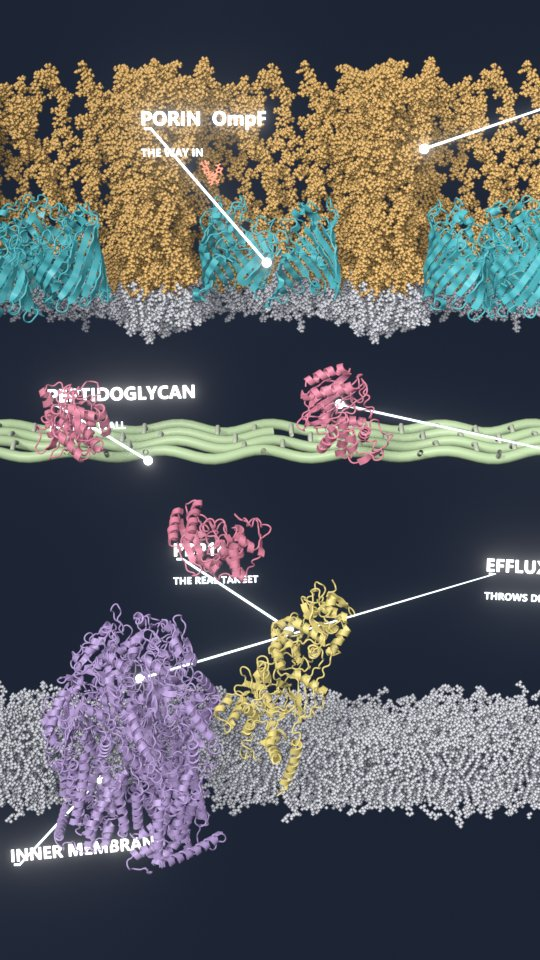
#> input picture posts/shorts-pipeline/proc-08-look-test.jpg, 540 x 960 px, given in place of _tmp.png, which was not available
$ python make_thumbs.py
#> lines starting #> are read from the running program, lines starting #| are printed output that depends on the picture
"""Episode 3 thumbnails from the rendered picture layers (no HUD text in them).

  python episodes/ep03-where-it-comes-from/scripts/make_thumbs.py

Landscape A: the plasmid with the bla gene lit (frame 33 s of ep3_wide_base.mp4), headline WHERE RESISTANCE COMES FROM.
Landscape B: the two cells and the pilus (55 s), headline BACTERIA HAVE SEX.
Vertical (Short): the plasmid frame of film3_short.mp4 (20 s), headline IT WAS HANDED IT.
"""
import os, subprocess
from PIL import Image, ImageDraw, ImageFont, ImageFilter

EP = os.path.dirname(os.path.dirname(os.path.abspath(__file__)))
R = os.path.join(EP, 'renders')
T = os.path.join(EP, 'thumbs')
FONT_B = 'C:/Windows/Fonts/segoeuib.ttf'
GOLD = (255, 204, 77)
WHITE = (245, 245, 245)


def frame(video, t, out):
#> called with t = 33
    subprocess.run(['ffmpeg', '-y', '-v', 'error', '-ss', str(t), '-i', video, '-frames:v', '1', out], check=True)
#> (this line was passed over: subprocess is not available in this run)
    return Image.open(out).convert('RGB')
#> returned value is the input picture: PIL image 540x960 RGB; mean R, G, B 90.1, 90.9, 93.3


def text_block(im, lines, y0, align='left', margin=0.06, shadow=True):
    W, H = im.size
    d = ImageDraw.Draw(im)
    y = y0
    for txt, size_frac, color in lines:
        f = ImageFont.truetype(FONT_B, int(H * size_frac))
        tw = d.textlength(txt, font=f)
        maxw = W * (1 - 2 * margin)
        if tw > maxw:                      # shrink to fit the width
            f = ImageFont.truetype(FONT_B, int(H * size_frac * maxw / tw))
            tw = d.textlength(txt, font=f)
        x = int(W * margin) if align == 'left' else (W - tw) / 2
        if shadow:
            for dx, dy in ((3, 3), (-2, 2), (2, -2), (-2, -2)):
                d.text((x + dx, y + dy), txt, font=f, fill=(0, 0, 0))
        d.text((x, y), txt, font=f, fill=color)
        y += int(H * size_frac * 1.12)
    return y


def darken_band(im, y0, y1, alpha=150):
#> called with y0 = 528, y1 = 960, alpha = 190
    ov = Image.new('RGBA', im.size, (0, 0, 0, 0))
#> ov: PIL image 540x960 RGBA; every value is 0
    ImageDraw.Draw(ov).rectangle((0, y0, im.size[0], y1), fill=(5, 8, 18, alpha))
    ov = ov.filter(ImageFilter.GaussianBlur(40))
    return Image.alpha_composite(im.convert('RGBA'), ov).convert('RGB')
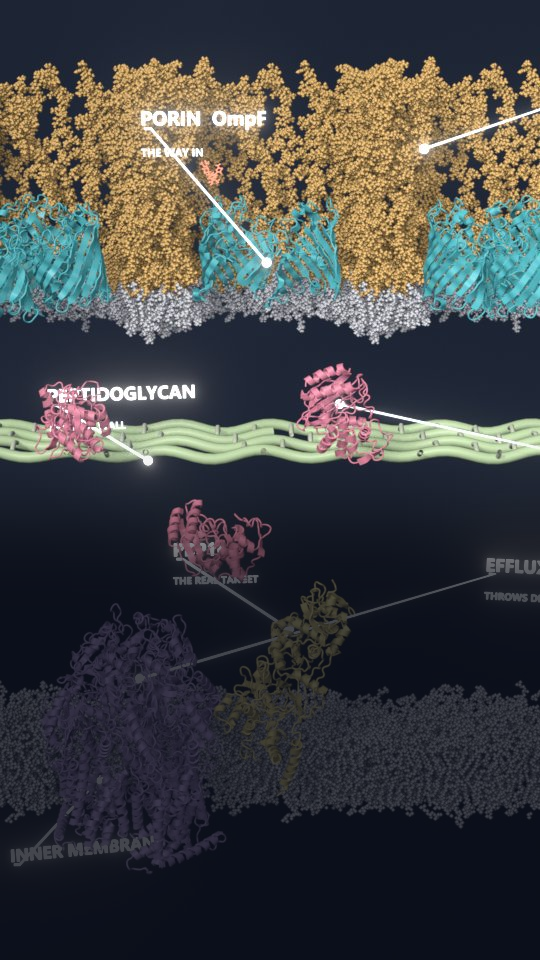
#> returned value: PIL image 540x960 RGB; mean R, G, B 64.5, 65.9, 67


def landscape(src, t, headline, sub, out):
    im = frame(src, t, os.path.join(T, '_tmp.png'))
    W, H = im.size
    im = darken_band(im, int(H * 0.55), H, 190)
    y = int(H * 0.60)
#> y = 576
    y = text_block(im, [(headline, 0.13, GOLD)], y)
#> the loop in text_block, `for txt, size_frac, color in lines:` made 1 pass
#> x on pass 1: 32
#> after the loop in text_block, `for txt, size_frac, color in lines:`: y = 715
#> y = 715
    text_block(im, [(sub, 0.055, WHITE)], y + int(H * 0.01))
#> the loop in text_block (call 2), `for txt, size_frac, color in lines:` made 1 pass
#> x on pass 1: 32
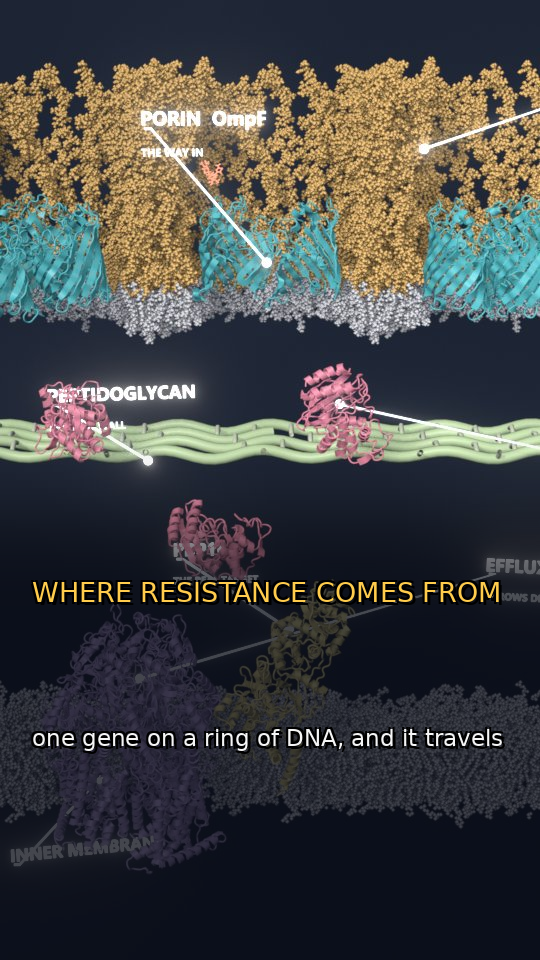
#> im: PIL image 540x960 RGB; mean R, G, B 66, 67.1, 67.1
    text_block(im, [('EPISODE 3', 0.045, WHITE)], int(H * 0.05))
    im.save(out, quality=92)
    print(out, im.size)
#| youtube-shorts/episodes/ep03-where-it-comes-from/thumbs/thumb_A_gene.jpg (540, 960)
#> call 2 of landscape, with t = 55, headline = 'BACTERIA HAVE SEX'
#> in landscape (call 2), `text_block(im, [(sub, 0.055, WHITE)], y + int(H * 0.01))`:
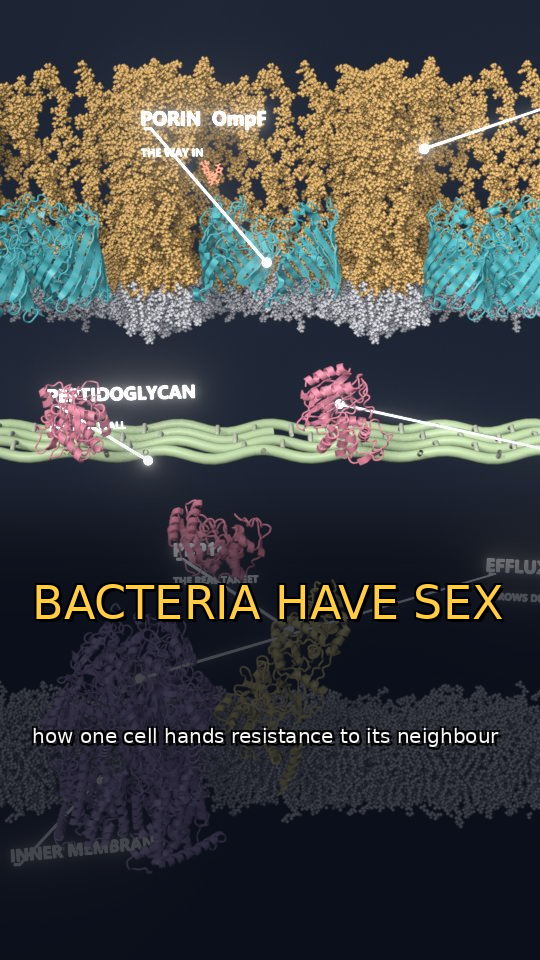
#> im: PIL image 540x960 RGB; mean R, G, B 66.9, 67.8, 67.3
#| youtube-shorts/episodes/ep03-where-it-comes-from/thumbs/thumb_B_pilus.jpg (540, 960)


def vertical(src, t, head_lines, sub, out):
#> called with t = 20, sub = 'where resistance comes from'
    im = frame(src, t, os.path.join(T, '_tmp.png'))
    W, H = im.size
#> W = 540; H = 960
    im = darken_band(im, int(H * 0.58), int(H * 0.88), 190)
#> call 3 of darken_band, with y0 = 556, y1 = 844, alpha = 190
#> in darken_band (call 3), `ImageDraw.Draw(ov).rectangle((0, y0, im.size[0], y1), fill=(5, 8, 18, ..`:
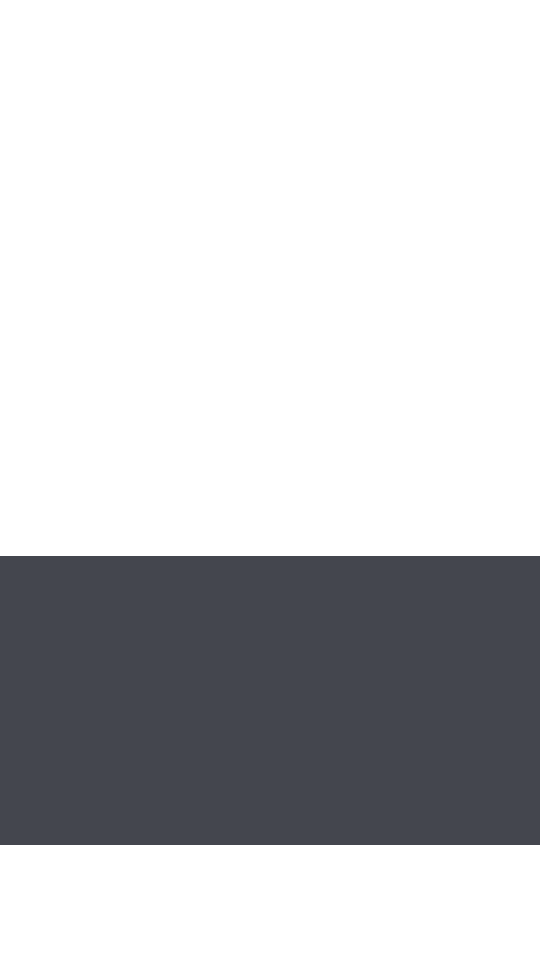
#> ov: PIL image 540x960 RGBA; mean R, G, B, A 1.5, 2.4, 5.4, 57.2; transparent parts drawn white
#> in darken_band (call 3), `ov = ov.filter(ImageFilter.GaussianBlur(40))`:
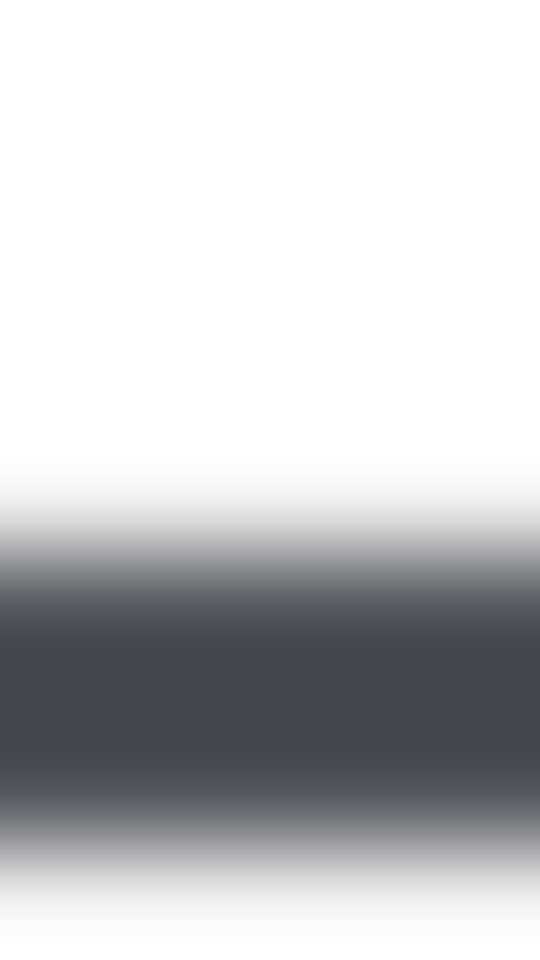
#> ov: PIL image 540x960 RGBA; mean R, G, B, A 1.5, 2.4, 5.4, 57.2; transparent parts drawn white
#> in darken_band (call 3), `return Image.alpha_composite(im.convert('RGBA'), ov).convert('RGB')`:
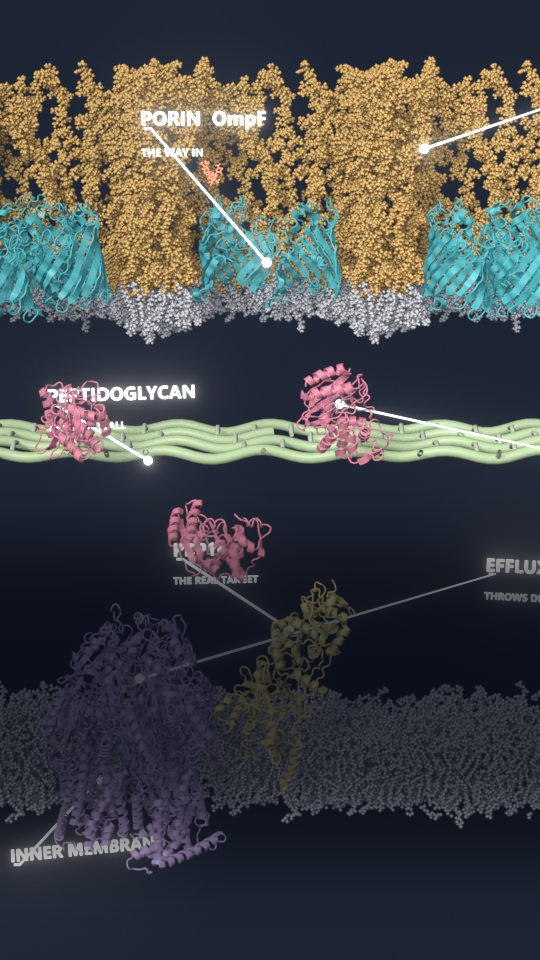
#> returned value: PIL image 540x960 RGB; mean R, G, B 68.9, 70.5, 72
    y = int(H * 0.62)
#> y = 595
    y = text_block(im, [(l, 0.075, GOLD) for l in head_lines], y, align='center')
#> y = 755
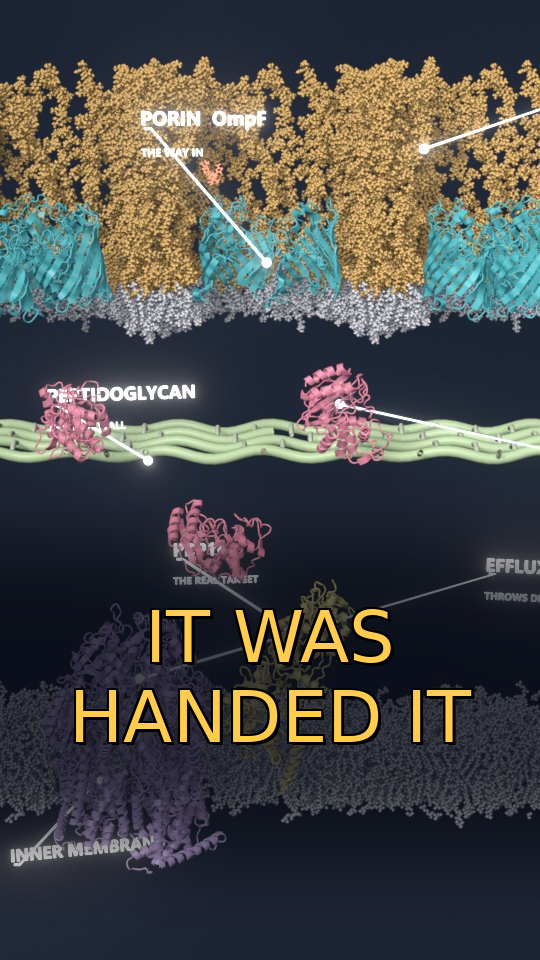
#> im: PIL image 540x960 RGB; mean R, G, B 72.7, 73.3, 71.8
    text_block(im, [(sub, 0.032, WHITE)], y + int(H * 0.005), align='center')
    im.save(out, quality=92)
    print(out, im.size)
#| youtube-shorts/episodes/ep03-where-it-comes-from/thumbs/thumb_short.jpg (540, 960)


os.makedirs(T, exist_ok=True)
landscape(os.path.join(R, 'ep3_wide_base.mp4'), 33.0, 'WHERE RESISTANCE COMES FROM',
          'one gene on a ring of DNA, and it travels', os.path.join(T, 'thumb_A_gene.jpg'))
landscape(os.path.join(R, 'ep3_wide_base.mp4'), 55.0, 'BACTERIA HAVE SEX',
          'how one cell hands resistance to its neighbour', os.path.join(T, 'thumb_B_pilus.jpg'))
vertical(os.path.join(R, 'film3_short.mp4'), 20.0, ['IT WAS', 'HANDED IT'], 'where resistance comes from',
         os.path.join(T, 'thumb_short.jpg'))
os.remove(os.path.join(T, '_tmp.png'))

$ run again, on posts/beta-lactam-gets-in/fig-envelope.jpg
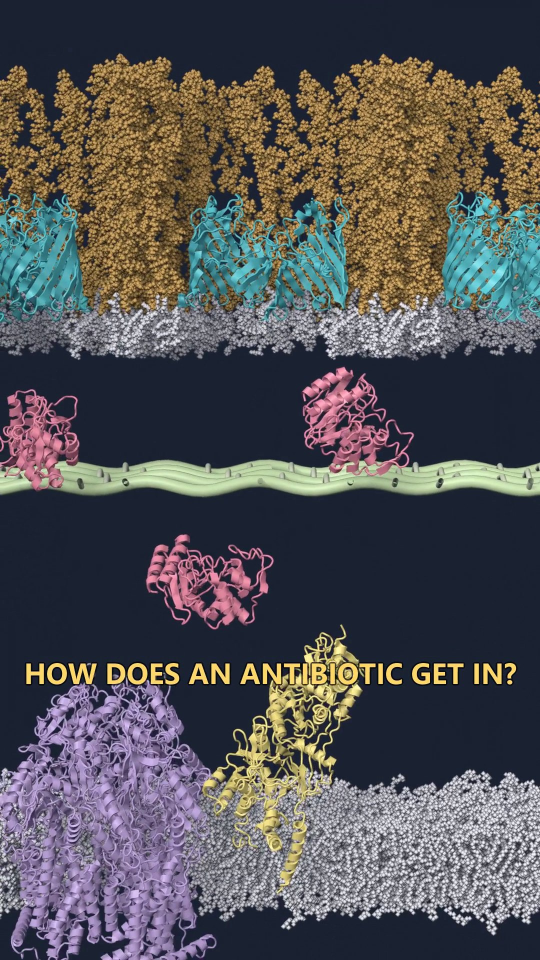
#> input picture posts/beta-lactam-gets-in/fig-envelope.jpg, 1080 x 1920 px, given in place of _tmp.png, which was not available (shown at 1/2 size)
#> in frame, returned value is the input picture: PIL image 1080x1920 RGB; mean R, G, B 83.7, 82.4, 85.3
#> the loop in text_block, `for txt, size_frac, color in lines:` made 1 pass
#> x on pass 1: 64
#> after the loop in text_block, `for txt, size_frac, color in lines:`: y = 1431
#> the loop in text_block (call 2), `for txt, size_frac, color in lines:` made 1 pass
#> x on pass 1: 64
#| youtube-shorts/episodes/ep03-where-it-comes-from/thumbs/thumb_A_gene.jpg (1080, 1920)
#| youtube-shorts/episodes/ep03-where-it-comes-from/thumbs/thumb_B_pilus.jpg (1080, 1920)
#> in darken_band (call 3), `ov = ov.filter(ImageFilter.GaussianBlur(40))`:
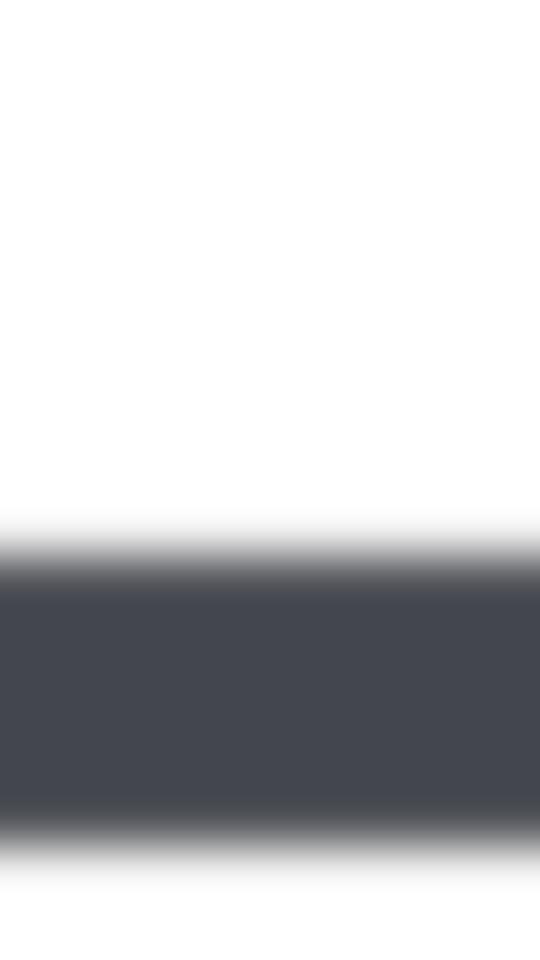
#> ov: PIL image 1080x1920 RGBA (shown at 1/2 size); mean R, G, B, A 1.5, 2.4, 5.4, 57.1; transparent parts drawn white
#> in vertical, `y = text_block(im, [(l, 0.075, GOLD) for l in head_lines], y, align='c..`: y = 1512
#> in vertical, `y = text_block(im, [(l, 0.075, GOLD) for l in head_lines], y, align='c..`:
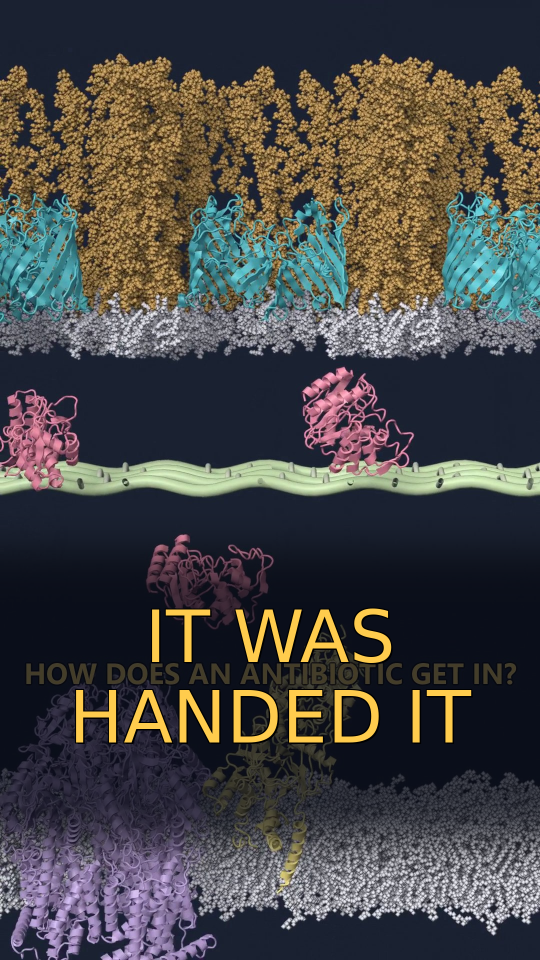
#> im: PIL image 1080x1920 RGB (shown at 1/2 size); mean R, G, B 71.3, 70.2, 70
#| youtube-shorts/episodes/ep03-where-it-comes-from/thumbs/thumb_short.jpg (1080, 1920)
